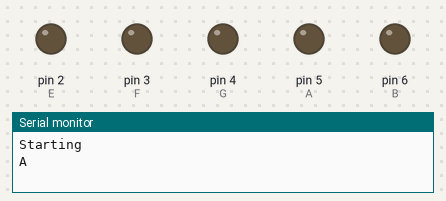
Bench run of a sketch on a simulated Arduino Uno, built with avr-gcc and run on an emulated ATmega328P. On the bench: output pins drawn as LEDs (lit = HIGH), the last lines printed to the serial monitor. Pins used as bus, display or sensor lines are not drawn.

Above: at 0.5 s.
At 1.5 s:
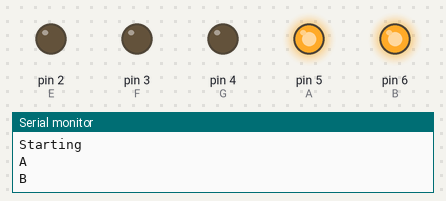
At 2.5 s:
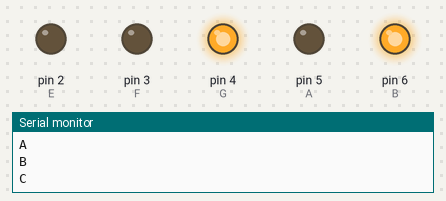
At 5.0 s:
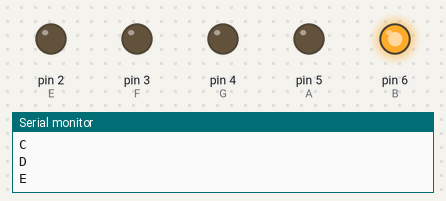
At 12.5 s:
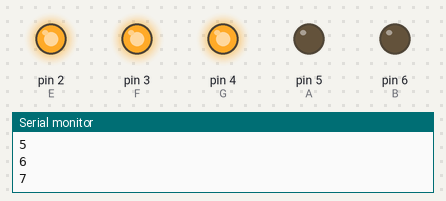
At 19.5 s:
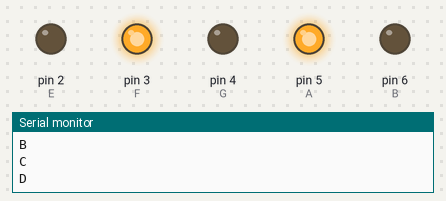
Timing chart, 0 to 20.8 s (numbered marks = the images above):
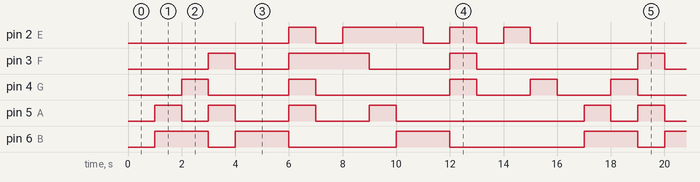

Measured:
- by itself, pin 2 (E): repeats every 16.0 s: LOW 1.0 s, HIGH 3.0 s, 2 × (LOW 1.0 s, HIGH 1.0 s), LOW 7.0 s, HIGH 1.0 s
- by itself, pin 3 (F): repeats every 16.0 s: LOW 2.0 s, HIGH 3.0 s, LOW 3.0 s, HIGH 1.0 s, LOW 6.0 s, HIGH 1.0 s
- by itself, pin 4 (G): repeats every 16.0 s: LOW 3.0 s, HIGH 1.0 s, LOW 5.0 s, 2 × (HIGH 1.0 s, LOW 2.0 s), HIGH 1.0 s
- by itself, pin 5 (A): repeats every 16.0 s: LOW 1.0 s, 2 × (HIGH 1.0 s, LOW 2.0 s), HIGH 1.0 s, LOW 7.0 s, HIGH 1.0 s
- by itself, pin 6 (B): repeats every 16.0 s: LOW 1.0 s, HIGH 2.0 s, LOW 4.0 s, HIGH 2.0 s, LOW 5.0 s, HIGH 2.0 s

The sketch:

seven-segment_display.ino
```cpp
/*
Module 2 : 7 Segment LED
 This code was adapted from original made by Riley Porter

 Changes:
  > Made some modifications for a common-anode 7 segment (as used on this workshop).
  > Changed #define to const due to error/fail on galileo.
  > Cleaned up typo on some code
  > Pins shifted to pins 0-6 to allow for 2nd LED ins 7-13
*/

const int A = 5;
const int B = 6;
const int C = 0;
const int D = 1;
const int E = 2;
const int F = 3;
const int G = 4;

void clr()
{
  //Clears the LED
  digitalWrite(A, HIGH);
  digitalWrite(B, HIGH);
  digitalWrite(C, HIGH);
  digitalWrite(D, HIGH);
  digitalWrite(E, HIGH);
  digitalWrite(F, HIGH);
  digitalWrite(G, HIGH);

}

void char_A()
{
  digitalWrite(D, HIGH);
  digitalWrite(E, LOW);
  digitalWrite(F, LOW);
  digitalWrite(G, LOW);
  digitalWrite(A, LOW);
  digitalWrite(B, LOW);
  digitalWrite(C, LOW);
}

void char_B()
{
  //Displays B
  digitalWrite(D, LOW);
  digitalWrite(E, LOW);
  digitalWrite(F, LOW);
  digitalWrite(G, LOW);
  digitalWrite(A, HIGH);
  digitalWrite(B, HIGH);
  digitalWrite(C, LOW);
}

void char_C()
{
  //Displays C
  digitalWrite(D, LOW);
  digitalWrite(E, LOW);
  digitalWrite(F, LOW);
  digitalWrite(G, HIGH);
  digitalWrite(A, LOW);
  digitalWrite(B, HIGH);
  digitalWrite(C, HIGH);
}

void char_D()
{
  //Displays D
  digitalWrite(D, LOW);
  digitalWrite(E, LOW);
  digitalWrite(F, HIGH);
  digitalWrite(G, LOW);
  digitalWrite(A, HIGH);
  digitalWrite(B, LOW);
  digitalWrite(C, LOW);
}

void char_E()
{
  //Displays E
  digitalWrite(D, LOW);
  digitalWrite(E, LOW);
  digitalWrite(F, LOW);
  digitalWrite(G, LOW);
  digitalWrite(A, LOW);
  digitalWrite(B, HIGH);
  digitalWrite(C, HIGH);
}

void char_F()
{
  //Displays F
  digitalWrite(D, HIGH);
  digitalWrite(E, LOW);
  digitalWrite(F, LOW);
  digitalWrite(G, LOW);
  digitalWrite(A, LOW);
  digitalWrite(B, HIGH);
  digitalWrite(C, HIGH);
}


void one()
{
  //Displays 1
  digitalWrite(D, HIGH);
  digitalWrite(E, HIGH);
  digitalWrite(F, HIGH);
  digitalWrite(G, HIGH);
  digitalWrite(A, HIGH);
  digitalWrite(B, LOW);
  digitalWrite(C, LOW);
}

void two()
{
  //Displays 2
  digitalWrite(D, LOW);
  digitalWrite(E, LOW);
  digitalWrite(F, HIGH);
  digitalWrite(G, LOW);
  digitalWrite(A, LOW);
  digitalWrite(B, LOW);
  digitalWrite(C, HIGH);
}

void three()
{
  //Displays 3
  digitalWrite(D, LOW);
  digitalWrite(E, HIGH);
  digitalWrite(F, HIGH);
  digitalWrite(G, LOW);
  digitalWrite(A, LOW);
  digitalWrite(B, LOW);
  digitalWrite(C, LOW);
}

void four()
{
  //Displays 4
  digitalWrite(D, HIGH);
  digitalWrite(E, HIGH);
  digitalWrite(F, LOW);
  digitalWrite(G, LOW);
  digitalWrite(A, HIGH);
  digitalWrite(B, LOW);
  digitalWrite(C, LOW);
}

void five()
{
  //Displays 5
  digitalWrite(D, LOW);
  digitalWrite(E, HIGH);
  digitalWrite(F, LOW);
  digitalWrite(G, LOW);
  digitalWrite(A, LOW);
  digitalWrite(B, HIGH);
  digitalWrite(C, LOW);
}

void six()
{
  //Displays 6
  digitalWrite(D, LOW);
  digitalWrite(E, LOW);
  digitalWrite(F, LOW);
  digitalWrite(G, LOW);
  digitalWrite(A, LOW);
  digitalWrite(B, HIGH);
  digitalWrite(C, LOW);
}

void seven()
{
  //Displays 7
  digitalWrite(D, HIGH);
  digitalWrite(E, HIGH);
  digitalWrite(F, HIGH);
  digitalWrite(G, HIGH);
  digitalWrite(A, LOW);
  digitalWrite(B, LOW);
  digitalWrite(C, LOW);
}

void eight()
{
  //Displays 8
  digitalWrite(D, LOW);
  digitalWrite(E, LOW);
  digitalWrite(F, LOW);
  digitalWrite(G, LOW);
  digitalWrite(A, LOW);
  digitalWrite(B, LOW);
  digitalWrite(C, LOW);
}

void nine()
{
  //Displays 9
  digitalWrite(D, LOW);
  digitalWrite(E, HIGH);
  digitalWrite(F, LOW);
  digitalWrite(G, LOW);
  digitalWrite(A, LOW);
  digitalWrite(B, LOW);
  digitalWrite(C, LOW);
}

void zero()
{
  //Displays 0
  digitalWrite(D, LOW);
  digitalWrite(E, LOW);
  digitalWrite(F, LOW);
  digitalWrite(G, HIGH);
  digitalWrite(A, LOW);
  digitalWrite(B, LOW);
  digitalWrite(C, LOW);
}

void LoopDisplay()
{
  //Loop through all Chars and Numbers

  char_A();
  Serial.println("A\n");
  delay(1000);
  char_B();
  Serial.println("B\n");
  delay(1000);
  char_C();
  Serial.println("C\n");
  delay(1000);
  char_D();
  Serial.println("D\n");
  delay(1000);
  char_E();
  Serial.println("E\n");
  delay(1000);
  char_F();
  Serial.println("F\n");
  delay(1000);
  one();
  Serial.println("1\n");
  delay(1000);
  two();
  Serial.println("2\n");
  delay(1000);
  three();
  Serial.println("3\n");
  delay(1000);
  four();
  Serial.println("4\n");
  delay(1000);
  five();
  Serial.println("5\n");
  delay(1000);
  six();
  Serial.println("6\n");
  delay(1000);
  seven();
  Serial.println("7\n");
  delay(1000);
  eight();
  Serial.println("8\n");
  delay(1000);
  nine();
  Serial.println("9\n");
  delay(1000);
  zero();
  Serial.println("0\n");
  delay(1000);

}

void setup()
{
  //Setup our pins
  pinMode(A, OUTPUT);
  pinMode(B, OUTPUT);
  pinMode(C, OUTPUT);
  pinMode(D, OUTPUT);
  pinMode(E, OUTPUT);
  pinMode(F, OUTPUT);
  pinMode(G, OUTPUT);
  Serial.begin(9600);  //Begin serial communcation
}

void loop()
{
  Serial.println("Starting\n");
  LoopDisplay();
 }
```
